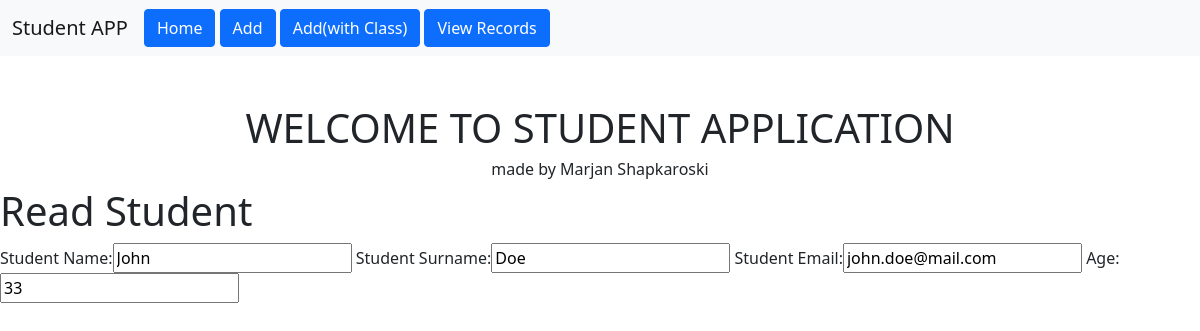
/student-details/2, run on the app's committed database.
### student/models.py (models this page shows, shortened)
class Student(models.Model):
    name = models.CharField(max_length=100, blank=False, null=False, verbose_name='Student Name')
    surname = models.CharField(max_length=100, blank=False, null=False, verbose_name='Student Surname')
    email = models.EmailField(verbose_name='Student Email', validators=[EmailValidator])
    age = models.IntegerField(validators=[MinValueValidator(1), MaxValueValidator(100)])
    submitted = models.DateTimeField(auto_now_add=True)

### student/views.py (the view, shortened to what this page needs)
# urls.py: path('student-details/<pk>',  ReadStudent.as_view(), name = 'read'),
class ReadStudent(UpdateView):
    model = Student
    fields = ('name','surname','email','age')
    template_name = 'read.html'

### templates/read.html (shortened to what this page needs)
{% extends 'index.html' %}
{% block content %}
<h1>Read Student</h1>
<form method = 'POST'>
    {{ form }}
    <br>
</form>
{% endblock %}

### data on the page
Student: name "John", surname "Doe", email "john.doe@mail.com", age "33"
